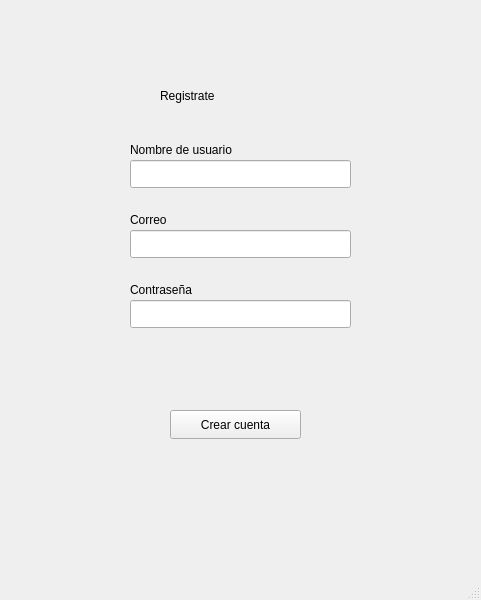
<?xml version="1.0" encoding="UTF-8"?>
<ui version="4.0">
 <class>RegisterWindow</class>
 <widget class="QMainWindow" name="RegisterWindow">
  <property name="geometry">
   <rect>
    <x>0</x>
    <y>0</y>
    <width>481</width>
    <height>600</height>
   </rect>
  </property>
  <property name="windowTitle">
   <string>MainWindow</string>
  </property>
  <widget class="QWidget" name="centralwidget">
   <widget class="QLabel" name="label">
    <property name="geometry">
     <rect>
      <x>160</x>
      <y>60</y>
      <width>161</width>
      <height>71</height>
     </rect>
    </property>
    <property name="styleSheet">
     <string notr="true">font: 700 20pt &quot;Segoe UI&quot;;</string>
    </property>
    <property name="text">
     <string>Registrate</string>
    </property>
   </widget>
   <widget class="QLineEdit" name="captura_username">
    <property name="geometry">
     <rect>
      <x>130</x>
      <y>160</y>
      <width>221</width>
      <height>28</height>
     </rect>
    </property>
    <property name="placeholderText">
     <string/>
    </property>
   </widget>
   <widget class="QLineEdit" name="captura_mail">
    <property name="geometry">
     <rect>
      <x>130</x>
      <y>230</y>
      <width>221</width>
      <height>28</height>
     </rect>
    </property>
   </widget>
   <widget class="QLineEdit" name="captura_pass">
    <property name="geometry">
     <rect>
      <x>130</x>
      <y>300</y>
      <width>221</width>
      <height>28</height>
     </rect>
    </property>
    <property name="echoMode">
     <enum>QLineEdit::Password</enum>
    </property>
   </widget>
   <widget class="QPushButton" name="crear_cuenta">
    <property name="geometry">
     <rect>
      <x>170</x>
      <y>410</y>
      <width>131</width>
      <height>29</height>
     </rect>
    </property>
    <property name="text">
     <string>Crear cuenta</string>
    </property>
   </widget>
   <widget class="QLabel" name="label_2">
    <property name="geometry">
     <rect>
      <x>130</x>
      <y>140</y>
      <width>161</width>
      <height>20</height>
     </rect>
    </property>
    <property name="text">
     <string>Nombre de usuario</string>
    </property>
   </widget>
   <widget class="QLabel" name="label_3">
    <property name="geometry">
     <rect>
      <x>130</x>
      <y>210</y>
      <width>111</width>
      <height>20</height>
     </rect>
    </property>
    <property name="text">
     <string>Correo</string>
    </property>
   </widget>
   <widget class="QLabel" name="label_4">
    <property name="geometry">
     <rect>
      <x>130</x>
      <y>280</y>
      <width>81</width>
      <height>20</height>
     </rect>
    </property>
    <property name="text">
     <string>Contraseña</string>
    </property>
   </widget>
   <widget class="QLabel" name="alerta_error">
    <property name="geometry">
     <rect>
      <x>130</x>
      <y>350</y>
      <width>221</width>
      <height>20</height>
     </rect>
    </property>
    <property name="styleSheet">
     <string notr="true">QLabel {
	color: rgb(255, 0, 0)
}</string>
    </property>
    <property name="text">
     <string/>
    </property>
   </widget>
  </widget>
  <widget class="QMenuBar" name="menubar">
   <property name="geometry">
    <rect>
     <x>0</x>
     <y>0</y>
     <width>481</width>
     <height>25</height>
    </rect>
   </property>
  </widget>
  <widget class="QStatusBar" name="statusbar"/>
 </widget>
 <resources/>
 <connections/>
</ui>
